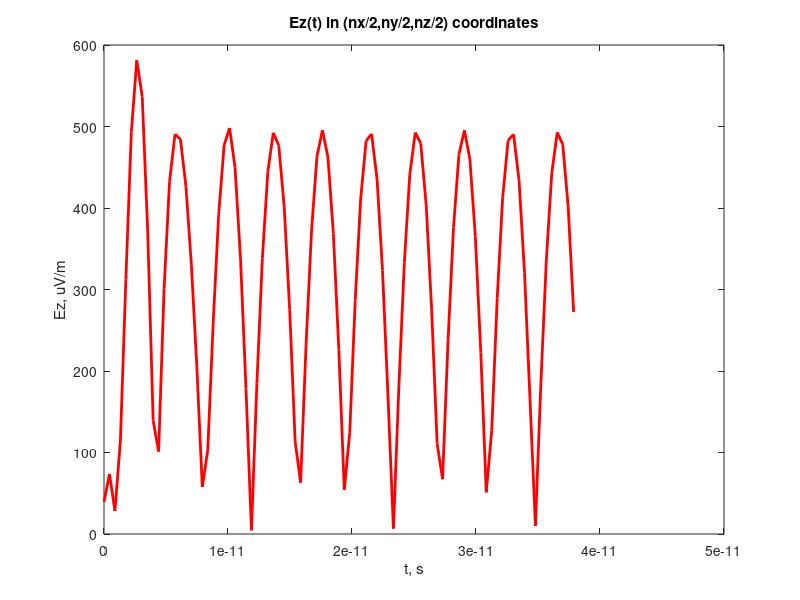

This figure's MATLAB source:
clear all
%ввод исходных данных
%-------------------------- объявление констант ------------------------------------
mu0 = pi*4*1e-7; %магнитная постоянная
ee0 = 1e-9/(pi*36); %электрическая постоянная
dd = 10; %дискретизация длины волны 1/10
%----------------------------------------------------------------------
ss1 = 0; %удельная проводимость среды
ss2 = 1e+12; %удельная проводимость препятствия (идеально проводящее тело)
ss3 = 1e-15; %удельная проводимость препятствия (FR-4)
ss4 = 1e-15; %удельная проводимость препятствия (кварцевое стекло)
ee1 = 1; %отн. диэл. проницаемость среды 
ee2 = 1; %отн. диэл. проницаемость препятствия (идеально проводящее тело)
ee3 = 4.3; %отн. диэл. проницаемость препятствия (FR-4)
ee4 = 3.8; %отн. диэл. проницаемость препятствия (кварцевое стекло)
mu1 = 1; %отн. магн. проницаемость среды 
mu2 = 1; %отн. магн. проницаемость препятствия (идеально проводящее тело)
mu3 = 1; %отн. магн. проницаемость препятствия (FR-4)
mu4 = 1; %отн. магн. проницаемость препятствия (кварцевое стекло)
EE1 = ee0 * ee1; %абс. диэл. проницаемость среды 
EE2 = ee0 * ee2; %абс. диэл. проницаемость препятствия (идеально проводящее тело)
EE3 = ee0 * ee3; %абс. диэл. проницаемость препятствия (FR-4)
EE4 = ee0 * ee4; %абс. диэл. проницаемость препятствия (кварцевое стекло)
MU1 = mu0 * mu1; %абс. магн. проницаемость среды
MU2 = mu0 * mu2; %абс. магн. проницаемость препятствия (идеально проводящее тело)
MU3 = mu0 * mu3; %абс. магн. проницаемость препятствия (FR-4)
MU4 = mu0 * mu4; %абс. магн. проницаемость препятствия (кварцевое стекло)
tt0 = 1; %начальный временной шаг
%------------------------- определение фазовой скорости с (без учета
%свойств препятсвия) -------------------------------------------------
c = 1/sqrt(mu0*ee0);   %фазовая скорость
f = 100*1e6; %частота МГц
lyambda = c/f; %наибольшая длина волны
dlyambda = round(lyambda/lyambda*dd); %шаг по длине волны в ячейках
A = 100; %амплитуда 100 мкВ
%L_PGU = введутся позже
%PGU = 
% ---- определение пространтсвенной дискреты dx, dy, dz ------
dy = c / (dd*f); %длина ячейки вдоль оси OY
dz = dy; %длина ячейки вдоль оси OZ
dx = dy; %длина ячейки вдоль оси OX
% ----------- определение временной дискреты dt --------------------
dt = dy / (sqrt(3)*c);
% определение размеров пространства и препятствия и времени наблюдения
Space = round(5*dd*sqrt(3)); % время наблюдения за распространением ЭМВ
% ----- количество длин волн вдоль оси координат
% ----- количество ячеек вдоль оси координат
nx = round(10*dlyambda/1); %nx - ширина расчетной области в ячейках
ny = round(10*dlyambda/1); %ny - ширина расчетной области в ячейках
nz = round(10*dlyambda/1); %nz - ширина расчетной области в ячейках
% ------ определение коэффициентов Kh, Ke, Ek ------------------------
Kh = dt/MU1; % коэффициент при Н
Ke1 = (1-((dt*ss1)/(2*EE1)))/(1+((dt*ss1)/(2*EE1))); % коэффициент при Е свободного пространтства
Ke2 = (1-((dt*ss2)/(2*EE2)))/(1+((dt*ss2)/(2*EE2))); % коэффициент при Е препятствия
Ke3 = (1-((dt*ss3)/(2*EE3)))/(1+((dt*ss3)/(2*EE3))); % коэффициент при Е препятствия FR-4 
Ke4 = (1-((dt*ss4)/(2*EE4)))/(1+((dt*ss4)/(2*EE4))); % коэффициент при Е препятствия (кварцевое стекло)
Ek1 = (2*dt)/(2*EE1+dt*ss1); % коэффициент при потерях свободного пространтства
Ek2 = (2*dt)/(2*EE2+dt*ss2); % коэффициент при потерях препятствия
Ek3 = (2*dt)/(2*EE3+dt*ss3); % коэффициент при потерях препятствия FR-4
Ek4 = (2*dt)/(2*EE4+dt*ss4); % коэффициент при потерях препятствия (кварцевое стекло)

% ----- определение векторов в йчейке КРВО ------------
Ez = zeros(nx, ny, nz);
Ex = zeros(nx, ny, nz);
Ey = zeros(nx, ny, nz);
Hz = zeros(nx, ny, nz);
Hx = zeros(nx, ny, nz);
Hy = zeros(nx, ny, nz);

% Присвоение расчетной области параметров свободного пространства
EzKe = Ke1.*ones(nx, ny, nz);
ExKe = Ke1.*ones(nx, ny, nz);
EyKe = Ke1.*ones(nx, ny, nz);
EzEk = Ek1.*ones(nx, ny, nz);
ExEk = Ek1.*ones(nx, ny, nz);
EyEk = Ek1.*ones(nx, ny, nz);

%создание верхнего плеча антенны 
% EzKe(nx/2,ny/2,nz/2+1:nz/2+1+round(dd/4)) = Ke2;
% ExKe(nx/2-1:nx/2, ny/2, nz/2+1+1:nz/2+1+round(dd/4)) = Ke2;
% EyKe(nx/2, ny-1:ny/2, nz/2+1+1:nz/2+1+round(dd/4)) = Ke2;
% EzEk(nx/2,ny/2,nz/2+1:nz/2+1+round(dd/4)) = Ek2;
% ExEk(nx/2-1:nx/2, ny/2, nz/2+1+1:nz/2+1+round(dd/4)) = Ek2;
% EyEk(nx/2, ny-1:ny/2, nz/2+1+1:nz/2+1+round(dd/4)) = Ek2;

%создание нижнего плеча
% EzKe(nx,ny,nz/2-1-round(dd/4):nz/2-1) = Ke2;
% ExKe(nx/2-1:nx/2, ny/2, nz/2-1-round(dd/4):nz/2-1+1) = Ke2;
% EyKe(nx/2, ny-1:ny/2, nz/2-1-round(dd/4):nz/2-1+1) = Ke2;
% EzEk(nx,ny,nz/2-1-round(dd/4):nz/2-1) = Ek2;
% ExEk(nx/2-1:nx/2, ny/2, nz/2-1-round(dd/4):nz/2-1+1) = Ek2;
% EyEk(nx/2, ny-1:ny/2, nz/2-1-round(dd/4):nz/2-1+1) = Ek2;

% movie = VideoWriter('video.avi');  % создание объекта для записи видео
% open(movie);  %открытие объекта для записи видео

for n = 1:Space
U = A*sin(2*pi*f*n*dt); %напряжение изменяется по гармоническому закону
Ez(nx/2,ny/2,nz/2) = -U/dz; %источник излучения находится в центре расчетной области

clear i j k
i = 1:nx;
j = 1:ny-1;
k = 1:nz-1;
Hx(i,j,k) = Hx(i,j,k)-Kh.*((Ez(i,j+1,k)-Ez(i,j,k))/dy -(Ey(i,j,k+1)-Ey(i,j,k))/dz);

clear i j k
i = 1:nx-1;
j = 1:ny;
k = 1:nz-1;
Hy(i,j,k) = Hy(i,j,k)-Kh.*((Ex(i,j,k+1)-Ex(i,j,k))/dz - (Ez(i+1,j,k)-Ez(i,j,k))/dx);

clear i j k
i = 1:nx-1;
j = 1:ny-1;
k = 1:nz;
Hz(i,j,k) = Hz(i,j,k)-Kh.*((Ey(i+1,j,k)-Ey(i,j,k))/dx - (Ex(i,j+1,k)-Ex(i,j,k))/dy);

clear i j k
i = 1:nx;
j = 2:ny;
k = 2:nz;
Ex(i,j,k) = Ex(i,j,k).*ExKe(i,j,k)+ExEk(i,j,k).*((Hz(i,j,k)-Hz(i,j-1,k))/dy - (Hy(i,j,k)-Hy(i,j,k-1))/dz);

clear i j k
i = 2:nx;
j = 1:ny;
k = 2:nz;
Ey(i,j,k) = Ey(i,j,k).*EyKe(i,j,k)+EyEk(i,j,k).*((Hx(i,j,k)-Hx(i,j,k-1))/dz - (Hz(i,j,k)-Hz(i-1,j,k))/dx);

clear i j k
i = 2:nx;
j = 2:ny;
k = 1:nz;
Ez(i,j,k) = Ez(i,j,k).*EzKe(i,j,k)+EzEk(i,j,k).*((Hy(i,j,k)-Hy(i-1,j,k))/dx - (Hx(i,j,k)-Hx(i,j-1,k))/dy);

% Отображение прогресса вычислений
% n
% Space 

%-------------------------------------------------------------------------------------------------------
%--Визуализация моделирования. Анимация распространения ЭМП по заданному срезу
% EZ(:,:,1) = Ez(nx/2,:,:);
% [X,Y] = meshgrid(1:ny, 1:nz); %создание 2Д-сетки
% surf(X,Y,EZ); %построение поверхности
% caxis([-1 1]); %установка пределов цветной легенды
% shading interp; %изменяет цвет каждой клетки плавно (происходит интерполяция цветов в узлах сетки
% colormap jet; %установка цветовой палитры (от синего до красного)
% c = colorbar('Location', 'WestOutside'); %отображение палитры на рисунке
% ylabel(c, 'Ez(V/m)');  %вывод единицы измерения рядом с палитрой 
% grid on;
% 
% view(90, 90);  %позиция записи видео http://matlab.izmiran.ru/help/techdoc/ref/view.html
% rect = [0 0 550 420]; %задание прямоугольной области, непонятно зачем
% F = getframe(gcf, rect); %получение кадра картинки через surf
% writeVideo(movie, F); %запись видео под названием "movie"

%-------------------------------------------------------------------------------------------------------

%-------------------------------------------------------------------------------------------------------
%Визуализация моделирования.
%График амплитудного значения z-компоненты электрического поля в произвольном сечении
% [X,Y] = meshgrid(1:nx,1:ny);
% Z = abs(Ez(:,:,nz/2+nz/4));
% surf(X,Y,Z);
% shading interp;
% colormap jet;
%-------------------------------------------------------------------------------------------------------

%Запись мгновенного значения z-составляющей поля E в произвольной точке
Y(n) = abs(Ez(nx/2,ny/2,nz/2));

end;

%-------------------------------------------------------------------------------------------------------
%Визуализация моделирования.
%График мгновенного значения z-компоненты поля Е в произвольном точке
time_start = 0;
time_end = 1/(Space*c);
time_step = time_end/Space;
time = time_start:time_step:time_end - time_step;
plot(time,Y,'r','LineWidth',2);
title('Ez(t) in (nx/2,ny/2,nz/2) coordinates');
ylabel('Ez, uV/m');
xlabel('t, s');
%-------------------------------------------------------------------------------------------------------


% close(movie); %закрытие объекта для записи видео



